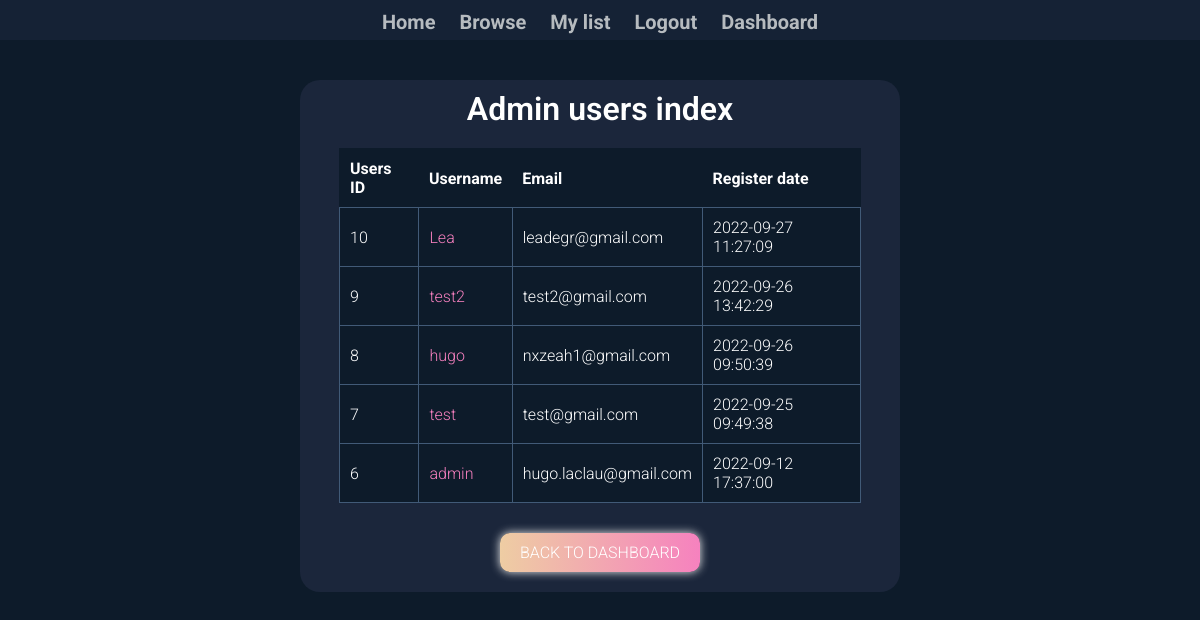
The app's page /admin/users (signed in), older data.
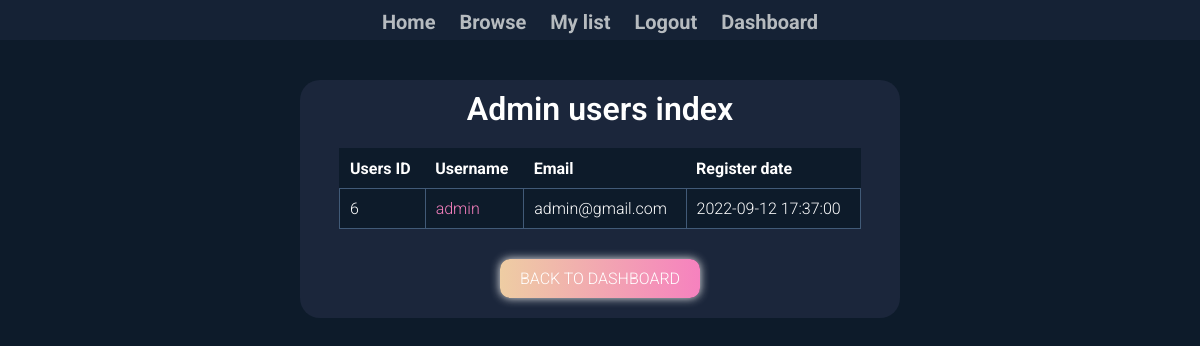
The same page, newer data.
### tables this page shows
CREATE TABLE `users` (
  `id` int(11) NOT NULL,
  `username` varchar(30) NOT NULL,
  `email` varchar(255) NOT NULL,
  `password` varchar(255) NOT NULL,
  `created_at` timestamp NOT NULL DEFAULT CURRENT_TIMESTAMP,
  `admin` int(1) NOT NULL
);

### app/Controllers/Controller.php (called while the page is built, shortened)
<?php
abstract class Controller {
    protected $db;
    public function __construct(DBConnection $db)
    {
        $this->db = $db;
    }
    protected function view(string $path, array $params = null)
    {
        $path = str_replace('.', DIRECTORY_SEPARATOR, $path);
        require VIEWS . $path . '.php';
        $content = ob_get_clean();
        require VIEWS . 'layout.php';
    }
    protected function getDB()
    {
        return $this->db;
    }
}

### app/Controllers/Admin/AdminUserController.php (called while the page is built, shortened)
<?php
class AdminUserController extends Controller {
    public function index()
    {
        $users = (new User($this->getDB()))->all();
        return $this->view('admin.users.index', compact('users'));
    }
}

### routes/Route.php (called while the page is built, shortened)
<?php
class Route {
    public $path;
    public $action;
    public $matches;
    public function __construct($path, $action)
    {
        $this->path = trim($path, '/');
        $this->action = $action;
    }
    public function matches(string $url)
    {
        $path = preg_replace('#:([\w]+)#', '([^/]+)', $this->path);
        $pathToMatch = "#^$path$#";
        if (preg_match($pathToMatch, $url, $matches)) {
            $this->matches = $matches;
            return true;
        } else {
            return false;
        }
    }
    public function execute()
    {
        $params = explode('@', $this->action);
        $controller = new $params[0](new DBConnection(DB_NAME, DB_HOST, DB_USER, DB_PWD));
        $method = $params[1];
        return isset($this->matches[1]) ? $controller->$method($this->matches[1]) : $controller->$method();
    }
}

### routes/Router.php (called while the page is built, shortened)
<?php
class Router {
    public $url;
    public $routes = [];
    public function __construct($url)
    {
        $this->url = trim((string) $url, '/');
    }
    public function get(string $path, string $action)
    {
        $this->routes['GET'][] = new Route($path, $action);
    }
    public function post(string $path, string $action)
    {
        $this->routes['POST'][] = new Route($path, $action);
    }
    public function run()
    {
        foreach ($this->routes[$_SERVER['REQUEST_METHOD']] as $route) {
            if ($route->matches($this->url)) {
                return $route->execute();
            }
        }
        throw new NotFoundException("Page not found");
    }
}

### public/index.php (called while the page is built, shortened)
<?php
$router = new Router($_GET['url'] ?? 'home');
$router->get('/', 'App\Controllers\Public\FrontController@home');
$router->get('/home', 'App\Controllers\Public\FrontController@home');
$router->get('/login', 'App\Controllers\User\UserController@login');
$router->post('/login', 'App\Controllers\User\UserController@loginPost');
$router->get('/register', 'App\Controllers\User\UserController@register');
$router->post('/register', 'App\Controllers\User\UserController@registerPost');
$router->get('/logout', 'App\Controllers\User\UserController@logout');
$router->get('/admin/animes', 'App\Controllers\Admin\AdminAnimeController@index');
$router->get('/admin/anime/add', 'App\Controllers\Admin\AdminAnimeController@addAnime');
$router->post('/admin/anime/add', 'App\Controllers\Admin\AdminAnimeController@storeAnime');
$router->get('/admin/anime/:id/edit', 'App\Controllers\Admin\AdminAnimeController@editAnime');
$router->post('/admin/anime/:id/edit', 'App\Controllers\Admin\AdminAnimeController@updateAnime');
$router->get('/admin/anime/:id/delete', 'App\Controllers\Admin\AdminAnimeController@deleteAnime');
$router->get('/admin/users', 'App\Controllers\Admin\AdminUserController@index');
$router->get('/admin/dashboard', 'App\Controllers\Admin\AdminController@dashboard');
$router->get('/anime/:id', 'App\Controllers\Public\PublicAnimeController@showAnime');
$router->get('/anime/:id/add', 'App\Controllers\User\ListController@addToList');
$router->get('/anime/:id/delete', 'App\Controllers\User\ListController@deleteFromList');
$router->get('/animes', 'App\Controllers\Public\PublicAnimeController@showAllAnimes');
$router->get('/list/:id', 'App\Controllers\User\ListController@showUserList');
try {
    $router->run();
} catch (NotFoundException $e) {
    echo $e->getMessage();
}

### app/Models/Model.php (called while the page is built, shortened)
<?php
abstract class Model {
    protected $db;
    protected $table;
    public function __construct(DBConnection $db)
    {
        $this->db = $db;
    }
    public function all(): array
    {
        return $this->query("SELECT * FROM {$this->table} ORDER BY created_at DESC");
    }
    public function query(string $sql, array $param = null, bool $single = null)
    {
        $method = is_null($param) ? 'query' : 'prepare';
        $fetch = is_null($single) ? 'fetchAll' : 'fetch';
        $stmt = $this->db->getPDO()->$method($sql);
        $stmt->setFetchMode(PDO::FETCH_CLASS, get_class($this), [$this->db]);
        if ($method === 'query') {
            return $stmt->$fetch();
        } else {
            $stmt->execute($param);
            return $stmt->$fetch();
        }
    }
}

### database/DBConnection.php (called while the page is built, shortened)
<?php
class DBConnection {
    private string $dbname;
    private string $host;
    private string $username;
    private string $password;
    private PDO $pdo;
    public function __construct(string $dbname, string $host, string $username, string $password)
    {
        $this->dbname = $dbname;
        $this->host = $host;
        $this->username = $username;
        $this->password = $password;
    }
    public function getPDO(): PDO
    {
        return $this->pdo ?? $this->pdo = new PDO("mysql:dbname={$this->dbname};host={$this->host}", $this->username, $this->password, [
            PDO::ATTR_ERRMODE => PDO::ERRMODE_EXCEPTION,
            PDO::ATTR_DEFAULT_FETCH_MODE => PDO::FETCH_OBJ,
            PDO::MYSQL_ATTR_INIT_COMMAND => 'SET CHARACTER SET UTF8'
        ]);
    }
}

### views/admin/users/index.php (the view)
<main>
    <section class="container">
        <section class="index">
            <h1>Admin users index </h1>
            <table>
                <thead>
                    <tr>
                        <th>Users ID</th>
                        <th>Username</th>
                        <th>Email</th>
                        <th>Register date</th>
                    </tr>
                </thead>
                <tbody>
                    <?php foreach ($params['users'] as $user) : ?>
                        <tr>
                            <td><?= htmlspecialchars($user->id) ?></td>
                            <td><a href="../list/<?= $user->id ?>"><?= htmlspecialchars($user->username) ?></a></td>
                            <td><?= htmlspecialchars($user->email) ?></td>
                            <td><?= htmlspecialchars($user->created_at) ?></td>
                        </tr>
                    <?php endforeach; ?>
            </table>
            <a href="/admin/dashboard" class='button'>Back to dashboard</a>
        </section>
    </section>
</main>

### views/layout.php (shortened to what this page needs)
<!DOCTYPE html>
<html lang="en">
<head>
    <link rel="stylesheet" href="https://cdn.jsdelivr.net/npm/bootstrap-icons@1.8.3/font/bootstrap-icons.css">
    <link rel="stylesheet" href="/css/style.css">
</head>
<body>
    <header id="navbar">
        <nav id="main-nav">
            <ul>
                <li><a href="/">Home</a></li>
                <li><a href="/animes">Browse</a></li>
                <?php if (isset($_SESSION['user_id'])): ?>
                <li><a href="/list/<?= $_SESSION['user_id'] ?>">My list</a></li>
                <?php endif; ?>
                <?php if (isset($_SESSION['auth'])): ?>
                <li><a href="/logout">Logout</a></li>
                <?php else: ?>
                <li><a href="/login">Login</a></li>
                <li><a href="/register">Register</a></li>
                <?php endif; ?>
                <?php if (isset($_SESSION['auth']) && $_SESSION['auth'] === 1): ?>
                <li><a href="/admin/dashboard">Dashboard</a></li>
                <?php endif; ?>
            </ul>
        </nav>
    </header>
    <?= $content ?>
</body>
</html>

### public/css/style.css (style rules this page uses)
body { color: rgb(255, 255, 255); background: rgb(13, 27, 42); font-family: Roboto, sans-serif; }
main { margin: 0 auto; width: 100%; padding-top: 5rem; }
.container { margin: 0 auto; width: 90%; padding: 1rem 1rem; background-color: rgb(27, 38, 59); border-radius: 2rem; margin-bottom: 3rem; }
@media only screen and (min-width: 768px) { .container { width: 80%; } }
@media only screen and (min-width: 1200px) { .container { width: 50%; } }
@media only screen and (min-width: 1200px) { main { padding-top: 8rem; } }
html { font-size: 62.5%; font-weight: 300; }
h1 { font-size: 3.2rem; font-weight: 600; }
a { color: rgb(246, 128, 191); font-size: 1.6rem; }
body { font-family: Roboto, sans-serif; }
th, td, span, li { font-size: 1.6rem; }
* { margin: 0; padding: 0; box-sizing: border-box; }
a { text-decoration: none; }
ol, ul, li { list-style: none; }
.button { background-image: linear-gradient(to right, #EECDA3 0%, rgb(246, 128, 191) 51%, #EECDA3 100%); padding: 1rem 1rem; margin: 1rem; text-align: center; text-transform: uppercase; transition: 0.5s; background-size: 200% auto; color: white; box-shadow: 0 0 1rem #eee; border-radius: 1rem; display: block; width: 20rem; }
#main-nav { margin-bottom: 100px; position: fixed; width: 100%; }
#main-nav, #main-nav ul, i { background-color: rgb(27, 38, 59); }
#main-nav ul li a { color: rgb(255, 255, 255); text-decoration: none; font-weight: bold; font-size: 2em; display: block; margin-bottom: 0.3em; position: relative; }
#main-nav ul li a::after { content: ""; position: absolute; width: 90%; height: 2px; background-color: rgb(255, 255, 255); bottom: 0; left: 5%; transform-origin: bottom right; transition: transform 0.25s ease-in-out; transform: scaleX(0); }
#main-nav ul { list-style-type: none; padding-bottom: 1em; position: absolute; top: -100vh; padding-left: 0; width: 100%; display: flex; flex-direction: column; align-items: center; }
@media only screen and (min-width: 1200px) { #main-nav { display: flex; height: 5%; opacity: 0.7; } }
@media only screen and (min-width: 1200px) { #main-nav ul { top: 0; display: flex; flex-direction: row; justify-content: center; gap: 2%; width: 100%; margin: 0; } }
@media only screen and (min-width: 1200px) { #main-nav ul li a, #main-nav ul a { font-size: 2rem; padding-top: 1rem; } }
@media only screen and (min-width: 1200px) { #main-nav ul.display, #main-nav ul { padding: 0; } }
* { scrollbar-width: auto; scrollbar-color: rgb(13, 27, 42) rgb(27, 38, 59); }
table { width: 100%; border-collapse: collapse; border-spacing: 0; border: 1px solid rgb(13, 27, 42); margin-bottom: 2rem; font-size: 1.4rem; background-color: rgb(13, 27, 42); }
table th { padding: 1rem; text-align: left; border-bottom: 1px solid rgb(65, 90, 119); }
table td { padding: 1rem; border: 1px solid rgb(65, 90, 119); }
@media only screen and (min-width: 768px) { .anime-infos article, table { width: 75%; } }
.index { display: flex; flex-direction: column; align-items: center; gap: 2rem; }
.index table { width: 90%; margin: 0 auto; }

Row changes from the older to the newer data that the page shows:
removed users: id "10", username "Lea", email "leadegr@gmail.com", created_at "2022-09-27 11:27:09"
removed users: id "9", username "test2", email "test2@gmail.com", created_at "2022-09-26 13:42:29"
removed users: id "8", username "hugo", email "nxzeah1@gmail.com", created_at "2022-09-26 09:50:39"
removed users: id "7", username "test", email "test@gmail.com", created_at "2022-09-25 09:49:38"
changed users "admin": email "hugo.laclau@gmail.com" → "admin@gmail.com"
